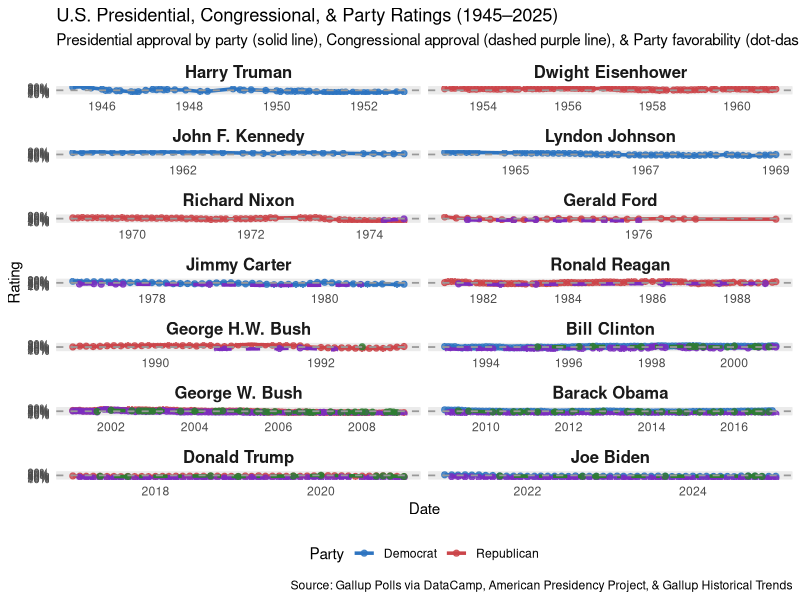

This chart was generated by the following R code:
## ---- chunk 1
#| message: false
#| echo: false
#| fig-height: 18
#| fig-width: 10

library(tidyverse)

# Load monthly presidential approval data and order presidents chronologically
monthly_data <- read_csv("data/presidential_approval_by_month.csv", show_col_types = FALSE) |>
  mutate(president = fct_reorder(president, year_month, .fun = min))

# Load congressional approval data matching the same presidential ordering
congress_data <- read_csv("data/congressional_approval_by_month.csv", show_col_types = FALSE) |>
  mutate(president = factor(president, levels = levels(monthly_data$president)))

# Load party favorability data matching the same presidential ordering
party_data <- read_csv("data/party_favorability_by_month.csv", show_col_types = FALSE) |>
  mutate(president = factor(president, levels = levels(monthly_data$president)))

# Facet plot comparing presidential, congressional, and party ratings
ggplot(monthly_data, aes(x = year_month, y = approval)) +
  geom_line(aes(color = party), linewidth = 1.2) +
  geom_point(aes(color = party), size = 1.8, alpha = 0.8) +
  geom_line(data = congress_data, aes(x = year_month, y = approval), color = "#7B2CBF", linetype = "dashed", linewidth = 1.2) +
  geom_point(data = congress_data, aes(x = year_month, y = approval), color = "#7B2CBF", size = 1.8, alpha = 0.8) +
  geom_line(data = party_data, aes(x = year_month, y = favorability), color = "#2E7D32", linetype = "dotdash", linewidth = 1.2) +
  geom_point(data = party_data, aes(x = year_month, y = favorability), color = "#2E7D32", size = 1.8, alpha = 0.8) +
  geom_hline(yintercept = 50, linetype = "dashed", color = "grey60", linewidth = 0.6) +
  scale_color_manual(values = c("Democrat" = "#2E74C0", "Republican" = "#CB454A")) +
  scale_y_continuous(
    breaks = seq(10, 90, by = 10),
    labels = \(y) paste0(y, "%"),
    limits = c(5, 95)
  ) +
  scale_x_date(date_breaks = "2 years", date_labels = "%Y") +
  facet_wrap(~president, scales = "free_x", ncol = 2) +
  labs(
    title = "U.S. Presidential, Congressional, & Party Ratings (1945–2025)",
    subtitle = "Presidential approval by party (solid line), Congressional approval (dashed purple line), & Party favorability (dot-dash green line); gray line marks 50%",
    x = "Date",
    y = "Rating",
    color = "Party",
    caption = "Source: Gallup Polls via DataCamp, American Presidency Project, & Gallup Historical Trends"
  ) +
  theme_minimal(base_size = 11) +
  theme(
    legend.position = "bottom",
    panel.grid.minor = element_blank(),
    strip.text = element_text(face = "bold", size = 12),
    axis.text.y = element_text(size = 8)
  )
